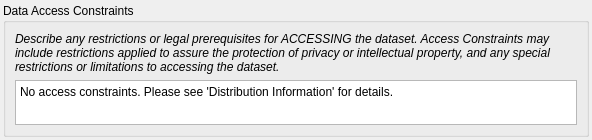
<?xml version="1.0" encoding="UTF-8"?>
<ui version="4.0">
 <class>Form</class>
 <widget class="QWidget" name="Form">
  <property name="geometry">
   <rect>
    <x>0</x>
    <y>0</y>
    <width>592</width>
    <height>140</height>
   </rect>
  </property>
  <property name="sizePolicy">
   <sizepolicy hsizetype="Preferred" vsizetype="Minimum">
    <horstretch>0</horstretch>
    <verstretch>0</verstretch>
   </sizepolicy>
  </property>
  <property name="minimumSize">
   <size>
    <width>0</width>
    <height>135</height>
   </size>
  </property>
  <property name="maximumSize">
   <size>
    <width>16777215</width>
    <height>16777215</height>
   </size>
  </property>
  <property name="font">
   <font>
    <family>Arial</family>
    <pointsize>9</pointsize>
   </font>
  </property>
  <property name="windowTitle">
   <string>Form</string>
  </property>
  <layout class="QVBoxLayout" name="verticalLayout">
   <property name="leftMargin">
    <number>3</number>
   </property>
   <property name="topMargin">
    <number>3</number>
   </property>
   <property name="rightMargin">
    <number>3</number>
   </property>
   <property name="bottomMargin">
    <number>3</number>
   </property>
   <item>
    <widget class="QGroupBox" name="groupBox">
     <property name="sizePolicy">
      <sizepolicy hsizetype="Preferred" vsizetype="Minimum">
       <horstretch>0</horstretch>
       <verstretch>0</verstretch>
      </sizepolicy>
     </property>
     <property name="title">
      <string>Data Access Constraints</string>
     </property>
     <layout class="QVBoxLayout" name="verticalLayout_2">
      <item>
       <widget class="QLabel" name="label">
        <property name="sizePolicy">
         <sizepolicy hsizetype="Preferred" vsizetype="Minimum">
          <horstretch>0</horstretch>
          <verstretch>0</verstretch>
         </sizepolicy>
        </property>
        <property name="font">
         <font>
          <italic>true</italic>
         </font>
        </property>
        <property name="styleSheet">
         <string notr="true">font: italic;</string>
        </property>
        <property name="text">
         <string>Describe any restrictions or legal prerequisites for ACCESSING the dataset. Access Constraints may include restrictions applied to assure the protection of privacy or intellectual property, and any special restrictions or limitations to accessing the dataset.</string>
        </property>
        <property name="wordWrap">
         <bool>true</bool>
        </property>
       </widget>
      </item>
      <item>
       <widget class="GrowingTextEdit" name="fgdc_accconst">
        <property name="sizePolicy">
         <sizepolicy hsizetype="Expanding" vsizetype="Minimum">
          <horstretch>0</horstretch>
          <verstretch>0</verstretch>
         </sizepolicy>
        </property>
        <property name="plainText">
         <string>No access constraints. Please see 'Distribution Information' for details.</string>
        </property>
       </widget>
      </item>
     </layout>
    </widget>
   </item>
  </layout>
 </widget>
 <customwidgets>
  <customwidget>
   <class>GrowingTextEdit</class>
   <extends>QPlainTextEdit</extends>
   <header>growingtextedit</header>
  </customwidget>
 </customwidgets>
 <resources/>
 <connections/>
</ui>
